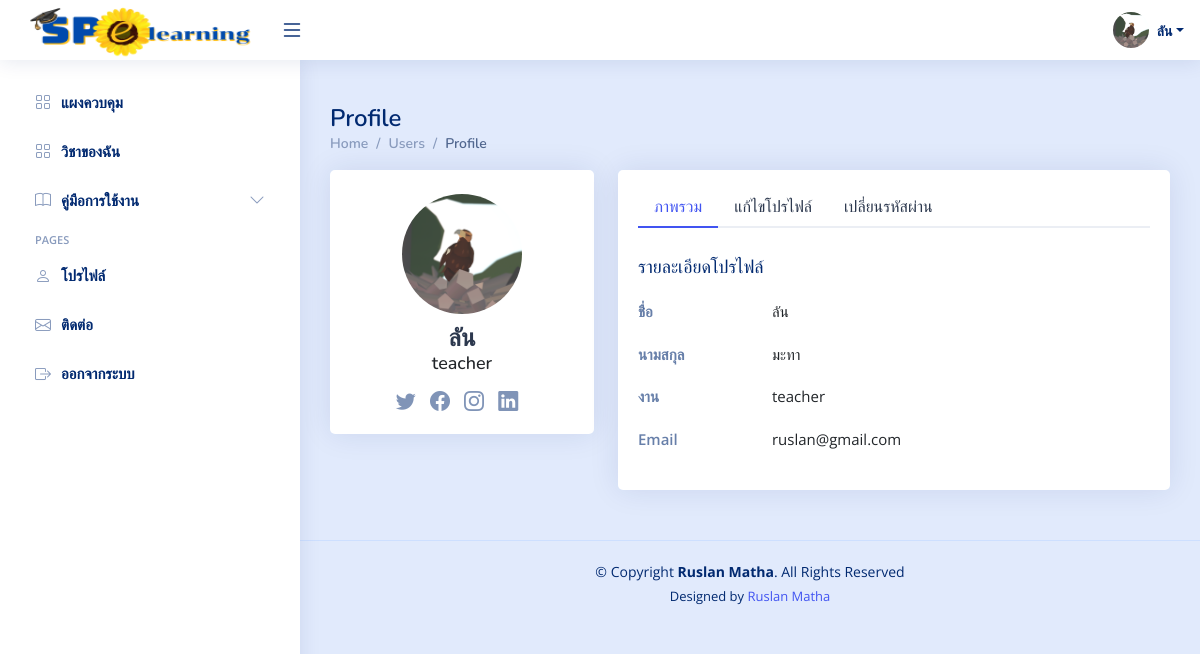
Screenshot of /teacher/profile.php?error=1 (signed in) with the database file from the repository.
### tables this page shows
CREATE TABLE `teachers` (
  `t_id` int(11) NOT NULL,
  `username` varchar(255) NOT NULL,
  `password` varchar(255) NOT NULL,
  `first_name` varchar(255) NOT NULL,
  `last_name` varchar(255) NOT NULL,
  `email` varchar(255) NOT NULL,
  `group_id` int(11) DEFAULT NULL,
  `image` text DEFAULT NULL
);

### teacher/profile.php (the view, shortened to what this page needs)
<?php
include('../connections/connection.php');
    try {
        $user_id = $_SESSION['user_id'];
        $stmt = $db->prepare("SELECT * FROM teachers WHERE t_id = :user_id");
        $stmt->bindParam(':user_id', $user_id);
        $stmt->execute();
        $teacher = $stmt->fetch(PDO::FETCH_ASSOC);
    } catch (PDOException $e) {
        echo "เกิดข้อผิดพลาด: " . $e->getMessage();
        }
?>
<?php include('head.php');?>
<body>
  <?php include('header.php');?>
  <?php include('sidebar.php');?>
  <main id="main" class="main">
    <div class="pagetitle">
      <h1>Profile</h1>
      <nav>
        <ol class="breadcrumb">
          <li class="breadcrumb-item"><a href="index.php">Home</a></li>
          <li class="breadcrumb-item">Users</li>
          <li class="breadcrumb-item active">Profile</li>
        </ol>
      </nav>
    </div>
    <section class="section profile">
      <div class="row">
          <div class="col-xl-4">
            <div class="card">
              <div class="card-body profile-card pt-4 d-flex flex-column align-items-center">
                <?php if (!empty($teacher['image'])): ?>
                  <?php
                  $imagePath = '../admin/teacher_process/img/' . $teacher['image'];
                  ?>
                  <img src="<?php echo $imagePath; ?>" alt="Profile" class="rounded-circle">
              <?php else: ?>
                  <img src="../admin/teacher_process/img/Default.png" alt="Default Profile" class="rounded-circle">
              <?php endif; ?>
                <h2><?php echo $teacher['first_name'];?></h2>
                <h3><?php echo $_SESSION['role'];?></h3>
                <div class="social-links mt-2">
                  <a href="#" class="twitter"><i class="bi bi-twitter"></i></a>
                  <a href="#" class="facebook"><i class="bi bi-facebook"></i></a>
                  <a href="#" class="instagram"><i class="bi bi-instagram"></i></a>
                  <a href="#" class="linkedin"><i class="bi bi-linkedin"></i></a>
                </div>
              </div>
            </div>
          </div>
        <div class="col-xl-8">
          <div class="card">
            <div class="card-body pt-3">
              <ul class="nav nav-tabs nav-tabs-bordered">
                <li class="nav-item">
                  <button class="nav-link active" data-bs-toggle="tab" data-bs-target="#profile-overview">ภาพรวม</button>
                </li>
                <li class="nav-item">
                  <button class="nav-link" data-bs-toggle="tab" data-bs-target="#profile-edit">แก้ไขโปรไฟล์</button>
                </li>
                <li class="nav-item">
                  <button class="nav-link" data-bs-toggle="tab" data-bs-target="#profile-change-password">เปลี่ยนรหัสผ่าน</button>
                </li>
              </ul>
              <div class="tab-content pt-2">
                <div class="tab-pane fade show active profile-overview" id="profile-overview">
                  <h5 class="card-title">รายละเอียดโปรไฟล์</h5>
                  <div class="row">
                    <div class="col-lg-3 col-md-4 label ">ชื่อ</div>
                    <div class="col-lg-9 col-md-8"><?php echo $teacher['first_name'];?></div>
                  </div>
                  <div class="row">
                    <div class="col-lg-3 col-md-4 label">นามสกุล</div>
                    <div class="col-lg-9 col-md-8"><?php echo $teacher['last_name'];?></div>
                  </div>
                  <div class="row">
                    <div class="col-lg-3 col-md-4 label">งาน</div>
                    <div class="col-lg-9 col-md-8"><?php echo $_SESSION['role'];?></div>
                  </div>
                  <div class="row">
                    <div class="col-lg-3 col-md-4 label">Email</div>
                    <div class="col-lg-9 col-md-8"><?php echo $teacher['email'];?></div>
                  </div>
                </div>
              </div>
            </div>
          </div>
        </div>
      </div>
    </section>
  </main>
<?php include('footer.php');?>
</body>
</html>

### teacher/header.php (shortened to what this page needs)
<header id="header" class="header fixed-top d-flex align-items-center">
<div class="d-flex align-items-center justify-content-between">
  <a href="index.php" >
    <img src="../uploads/img/logo.png" alt="" style="width: 250px; height: 60px;">
  </a>
  <i class="bi bi-list toggle-sidebar-btn" style="font-size: 24px;"></i>
</div>
<nav class="header-nav ms-auto">
  <ul class="d-flex align-items-center">
    <li class="nav-item dropdown pe-3">
      <a class="nav-link nav-profile d-flex align-items-center pe-0" href="#" data-bs-toggle="dropdown">
         <?php if (!empty($teacher['image'])): ?>
    <?php
    $imagePath = '../admin/teacher_process/img/' . $teacher['image'];
    ?>
    <img src="<?php echo $imagePath; ?>" alt="Profile" class="rounded-circle">
<?php else: ?>
    <img src="../admin/teacher_process/img/Default.png" alt="Default Profile" class="rounded-circle">
<?php endif; ?>
        <span class="d-none d-md-block dropdown-toggle ps-2"><?php echo $teacher['first_name'];?></span>
      </a>
    </li>
  </ul>
</nav>
</header>

### teacher/css/style.css (style rules this page uses)
:root { scroll-behavior: smooth; }
a { color: #4154f1; text-decoration: none; }
h1, h2, h3, h4, h5, h6 { font-family: "Nunito", sans-serif; }
#main { margin-top: 60px; padding: 20px 30px; transition: all 0.3s; }
.pagetitle { margin-bottom: 10px; }
.pagetitle h1 { font-size: 24px; margin-bottom: 0; font-weight: 600; color: #012970; }
.card { margin-bottom: 30px; border: none; border-radius: 5px; box-shadow: 0px 0 30px rgba(1, 41, 112, 0.1); }
.card-title { padding: 20px 0 15px 0; font-size: 18px; font-weight: 500; color: #012970; font-family: "Poppins", sans-serif; }
.card-body { padding: 0 20px 20px 20px; }
.breadcrumb { font-size: 14px; font-family: "Nunito", sans-serif; color: #899bbd; font-weight: 600; }
.breadcrumb a { color: #899bbd; transition: 0.3s; }
.breadcrumb .breadcrumb-item::before { color: #899bbd; }
.breadcrumb .active { color: #51678f; font-weight: 600; }
.nav-tabs-bordered { border-bottom: 2px solid #ebeef4; }
.nav-tabs-bordered .nav-link { margin-bottom: -2px; border: none; color: #2c384e; }
.nav-tabs-bordered .nav-link.active { background-color: #fff; color: #4154f1; border-bottom: 2px solid #4154f1; }
.header { transition: all 0.5s; z-index: 997; height: 60px; box-shadow: 0px 2px 20px rgba(1, 41, 112, 0.1); background-color: #fff; padding-left: 20px; }
.header .toggle-sidebar-btn { font-size: 32px; padding-left: 10px; cursor: pointer; color: #012970; }
@media (min-width: 1200px) { #main, #footer { margin-left: 300px; } }
.profile .profile-card img { max-width: 120px; }
.profile .profile-card h2 { font-size: 24px; font-weight: 700; color: #2c384e; margin: 10px 0 0 0; }
.profile .profile-card h3 { font-size: 18px; }
.profile .profile-card .social-links a { font-size: 20px; display: inline-block; color: rgba(1, 41, 112, 0.5); line-height: 0; margin-right: 10px; transition: 0.3s; }
.profile .profile-overview .row { margin-bottom: 20px; font-size: 15px; }
.profile .profile-overview .card-title { color: #012970; }
.profile .profile-overview .label { font-weight: 600; color: rgba(1, 41, 112, 0.6); }

### teacher/head.php (style rules this page uses)
body { font-family: "Open Sans", sans-serif; background-color: #e1eafc; }
.header-nav ul { list-style: none; }
.header-nav>ul { margin: 0; padding: 0; }
.header-nav .nav-profile { color: #012970; }
.header-nav .nav-profile img { max-height: 36px; }
.header-nav .nav-profile span { font-size: 14px; font-weight: 600; }

### rows the page displays
teachers: image (picture), first_name "ลัน", last_name "มะทา", email "ruslan@gmail.com"

### other values shown
$_SESSION['role'] "teacher"
